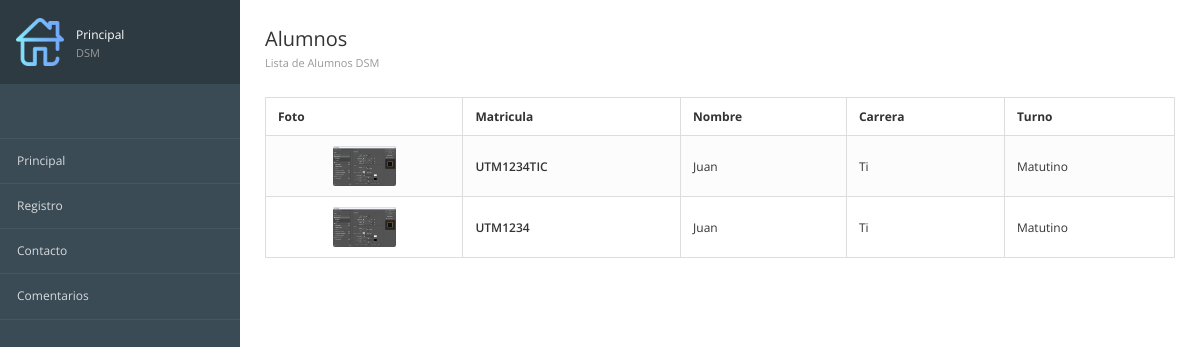
Screenshot of /consultas2 with the database file from the repository.
### registros/models.py (models this page shows, shortened)
class Alumnos(models.Model):  # define la estructura de nuestra tabla
    matricula = models.CharField(max_length=12,verbose_name="Matricula")  # Texto corto
    nombre = models.TextField()  # Texto largo
    carrera = models.TextField()
    turno = models.CharField(max_length=10)
    imagen = models.ImageField(null=True, upload_to="fotos", verbose_name="Fotografia")
    created = models.DateTimeField(auto_now_add=True)  # Fecha y Hora
    updated = models.DateTimeField(auto_now=True)  # Se actualiza al guardar cambios
    class Meta:
        verbose_name = "Alumno"
        verbose_name_plural = "Alumnos"
        ordering = ["-created"]

### registros/views.py (the view)
# urls.py: path('consultas2',views_registros.consulta2,name="Consultas2"),
def consulta2(request):
    alumnos=Alumnos.objects.filter(carrera="Ti").filter(turno="Matutino")
    return render(request,"registros/consultas.html",{'alumnos':alumnos})

### registros/templates/registros/consultas.html (shortened to what this page needs)
{% extends "inicio/encabezado.html" %}
{%block tilulo1%}Principal{%endblock%}
{%block tilulo2%}DSM{%endblock%}
{%block imagen%}
   {%load static%}
   {%static 'inicio/images/home.png'%}
   {%endblock%}
{% block contenido%}
    	<div class="page-content">
			<div class="page-header">
				<div class="page-title">
					<h3>Alumnos
				    <small>Lista de Alumnos DSM </small></h3>
				</div>
			</div>
<table class="table table-bordered table-striped">
	<thead>
		<tr>
			<th>Foto</th>
			<th>Matricula</th>
			<th>Nombre</th>
			<th>Carrera</th>
			<th>Turno</th>
		</tr>
	</thead>
	<tbody>
      {% for alumno in alumnos %}
		  <tr>
			    <td class="text-center">
				     <img src="{{alumno.imagen.url}}" alt="" class="img-media">
			    </td>
			    <td class="text-semibold">{{alumno.matricula}}</td>
			    <td class="muted">{{alumno.nombre}}</td>
			    <td class="muted">{{alumno.carrera}}</td>
			    <td class="muted">{{alumno.turno}}</td>
		 </tr>
       {% endfor %}
	</tbody>
</table>
{%endblock%}

### inicio/static/inicio/css/londinium-theme.css (style rules this page uses)
.panel-toolbar:after, .page-header:after, .header-bar-stats .page-stats li:after, .panel-heading:after { content: ""; display: table; clear: both; }
html { height: 100%; }
body { font-family: 'Open Sans', sans-serif; font-size: 12px; position: relative; min-height: 100%; }
h1, h2, h3, h4, h5, h6, .h1, .h2, .h3, .h4, .h5, .h6 { font-weight: 600; line-height: 1.42857143; margin-top: 0; }
h3, .h3 { font-size: 20px; }
.text-semibold { font-weight: 600; }
.img-media { height: 40px; border-radius: 2px; }
.page-header { padding: 0; margin: 0; position: relative; border: 0; }
.page-header small { display: block; font-size: 11px; color: #999; margin: 8px 0 0 0; }
.page-title { float: left; }
.page-title h3 { padding: 29px 0; margin: 0; font-weight: 400; line-height: 20px; }
.table { margin-bottom: 0; }
.table > thead > tr > th { border-bottom-width: 1px; outline: 0; }
.table > thead > tr > th, .table > tbody > tr > th, .table > tfoot > tr > th, .table > thead > tr > td, .table > tbody > tr > td, .table > tfoot > tr > td { vertical-align: middle; padding: 10px 12px; }
.table-striped > tbody > tr:nth-child(odd) > td, .table-striped > tbody > tr:nth-child(odd) > th, .table-hover > tbody > tr:hover > td, .table-hover > tbody > tr:hover > th { background-color: #fcfcfc; }

### rows the page displays
Alumnos: imagen (picture), matricula "UTM1234TIC", nombre "Juan", carrera "Ti", turno "Matutino"
Alumnos: imagen (picture), matricula "UTM1234", nombre "Juan", carrera "Ti", turno "Matutino"
